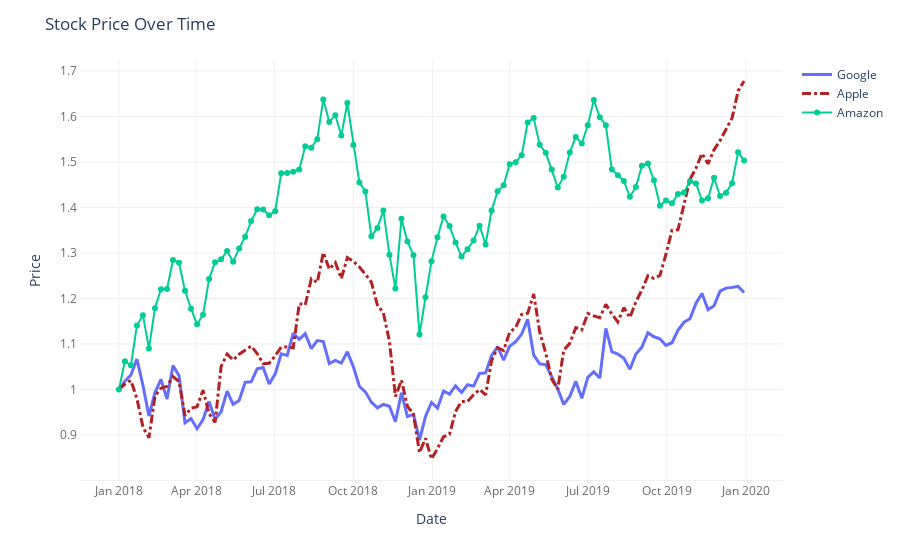

The notebook cell saved with this chart:
### Code cell
fig = px.line()

fig.add_traces([
    go.Scatter(
        x = df_stocks['date'],
        y = df_stocks['GOOG'],
        mode = 'lines',
        name = 'Google',
        line = dict(
            width = 3,
        ),
    ),
    go.Scatter(
        x = df_stocks['date'],       
        y = df_stocks['AAPL'],
        mode = 'lines',
        name = 'Apple',
        line = dict(
            color = 'firebrick',
            width = 3,
            dash = 'dashdot'
        ),
    ),
    go.Scatter(
        x = df_stocks['date'],       
        y = df_stocks['AMZN'],
        mode = 'lines+markers',
        name = 'Amazon',
    ),
])  

fig.update_layout(
    title = 'Stock Price Over Time',
    autosize = True,
    plot_bgcolor = plot_bg_color,
    showlegend = True,
    xaxis = dict(
        title = 'Date',
        showgrid = True,
        gridwidth = 1,
        gridcolor = grid_color,
        showticklabels = True,
        linecolor = line_color,
        linewidth = 1,
        tickfont = dict(
            size = 12,
            color = font_color,
        ),
    ),
    yaxis = dict(
        title = 'Price',
        showgrid = True,
        gridwidth = 1,
        gridcolor = grid_color,
        zeroline = False,
        showticklabels = True,
        # linecolor = line_color,
        linewidth = 1,
        tickfont = dict(
            size = 12,
            color = font_color,
        ),
    ),
    # margin = dict(
    #     autoexpand = True,
    #     l = 70,
    #     r = 0,
    #     t = 60,
    # ),
)

fig
